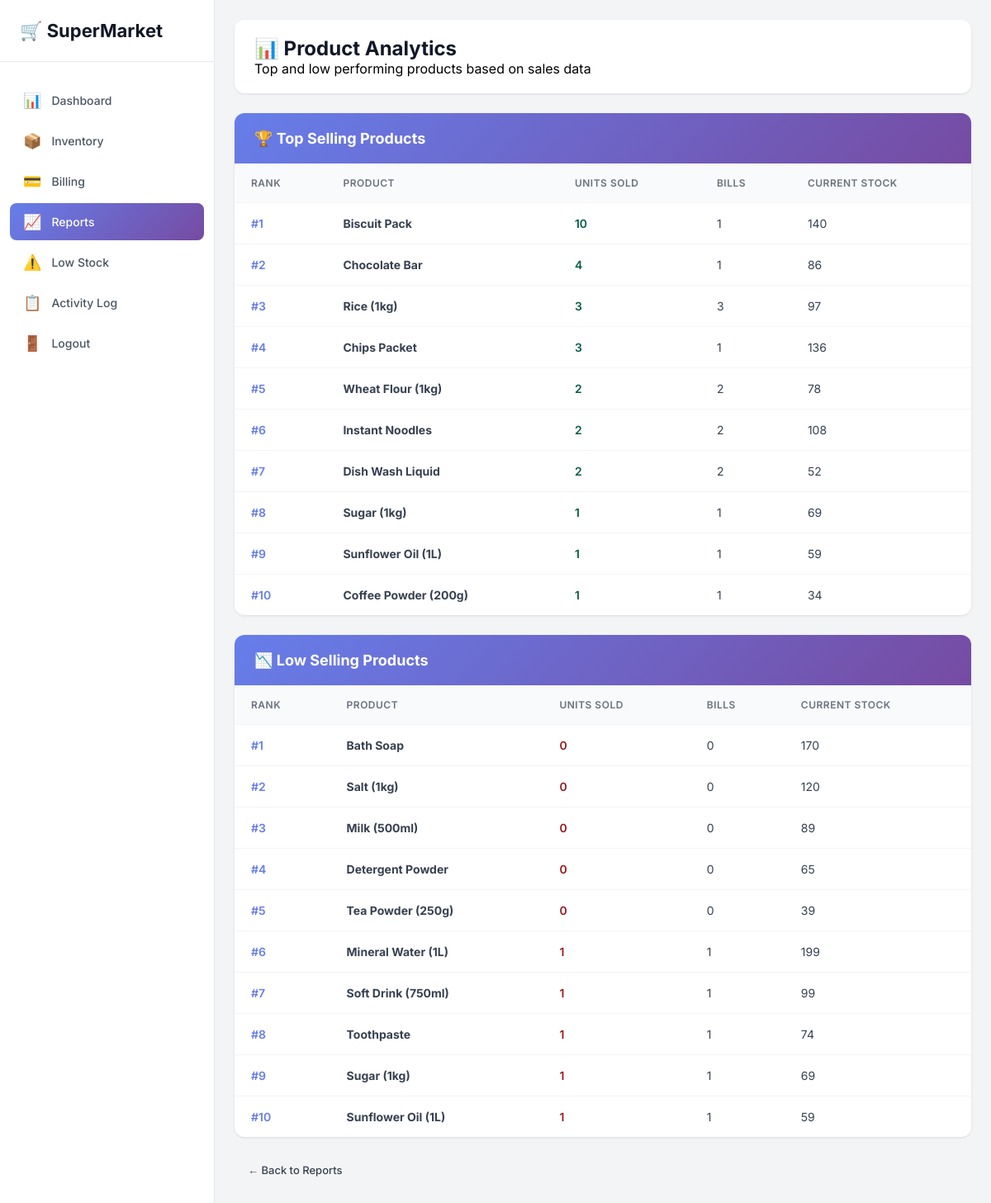
The page /product_analytics (signed in) on the database its author committed.
### tables this page shows
CREATE TABLE products (
            id INTEGER PRIMARY KEY AUTOINCREMENT,
            name TEXT UNIQUE,
            price REAL,
            gst REAL,
            stock INTEGER,
            product_code TEXT UNIQUE
        , cost_price REAL DEFAULT 0);

### app.py (the view)
@app.route("/product_analytics")
@login_required
@admin_required
def product_analytics():
    conn = get_db_connection()
    cur = conn.cursor()
    cur.execute("""
        SELECT p.name, p.id, SUM(ABS(sm.change_qty)) as total_sold,
               COUNT(DISTINCT sm.reference_id) as bills_count,
               p.stock as current_stock
        FROM stock_movements sm
        JOIN products p ON sm.product_id = p.id
        WHERE sm.movement_type = 'SALE'
        GROUP BY p.id, p.name, p.stock
        ORDER BY total_sold DESC
        LIMIT 10
    """)
    top_selling = cur.fetchall()
    cur.execute("""
        SELECT p.name, p.id, COALESCE(SUM(ABS(sm.change_qty)), 0) as total_sold,
               COUNT(DISTINCT sm.reference_id) as bills_count,
               p.stock as current_stock
        FROM products p
        LEFT JOIN stock_movements sm ON p.id = sm.product_id AND sm.movement_type = 'SALE'
        GROUP BY p.id, p.name, p.stock
        ORDER BY total_sold ASC, p.stock DESC
        LIMIT 10
    """)
    low_selling = cur.fetchall()
    conn.close()
    return render_template("product_analytics.html", top_selling=top_selling, low_selling=low_selling)

### app.py (called while the page is built)
def get_db_connection():
    conn = sqlite3.connect("supermarket_saas.db")
    conn.row_factory = sqlite3.Row  # Enable column access by name
    return conn

def login_required(f):
    @wraps(f)
    def decorated(*args, **kwargs):
        if "user_id" not in session:
            flash("Please login first", "warning")
            return redirect(url_for("login"))
        return f(*args, **kwargs)
    return decorated

def admin_required(f):
    @wraps(f)
    def decorated(*args, **kwargs):
        if session.get("role") != "admin":
            flash("Admin access only", "danger")
            return redirect(url_for("user_dashboard"))
        return f(*args, **kwargs)
    return decorated

### templates/product_analytics.html (shortened to what this page needs)
<!DOCTYPE html>
<html lang="en">
<head>
</head>
<body>
    <aside class="sidebar">
        <div class="logo"><h1>🛒 SuperMarket</h1></div>
        <ul class="nav-menu">
            <li class="nav-item"><a href="/admin" class="nav-link"><span>📊</span> Dashboard</a></li>
            <li class="nav-item"><a href="/inventory" class="nav-link"><span>📦</span> Inventory</a></li>
            <li class="nav-item"><a href="/billing" class="nav-link"><span>💳</span> Billing</a></li>
            <li class="nav-item"><a href="/reports" class="nav-link active"><span>📈</span> Reports</a></li>
            <li class="nav-item"><a href="/low_stock" class="nav-link"><span>⚠️</span> Low Stock</a></li>
            <li class="nav-item"><a href="/activity_log" class="nav-link"><span>📋</span> Activity Log</a></li>
            <li class="nav-item"><a href="/logout" class="nav-link"><span>🚪</span> Logout</a></li>
        </ul>
    </aside>
    <main class="main-content">
        <div class="header">
            <h2>📊 Product Analytics</h2>
            <p>Top and low performing products based on sales data</p>
        </div>
        <div class="analytics-grid">
            <div class="analytics-card">
                <div class="card-header">
                    <h3>🏆 Top Selling Products</h3>
                </div>
                <div class="card-content">
                    {% if top_selling %}
                    <div class="table-container">
                        <table>
                            <thead>
                                <tr>
                                    <th>Rank</th>
                                    <th>Product</th>
                                    <th>Units Sold</th>
                                    <th>Bills</th>
                                    <th>Current Stock</th>
                                </tr>
                            </thead>
                            <tbody>
                                {% for product in top_selling %}
                                <tr>
                                    <td><span class="rank">#{{ loop.index }}</span></td>
                                    <td><strong>{{ product.name }}</strong></td>
                                    <td><span class="metric metric-high">{{ product.total_sold }}</span></td>
                                    <td>{{ product.bills_count }}</td>
                                    <td>{{ product.current_stock }}</td>
                                </tr>
                                {% endfor %}
                            </tbody>
                        </table>
                    </div>
                    {% else %}
                    <div class="empty-state">
                        <h4>No sales data available</h4>
                        <p>Start making sales to see top performing products</p>
                    </div>
                    {% endif %}
                </div>
            </div>
            <div class="analytics-card">
                <div class="card-header">
                    <h3>📉 Low Selling Products</h3>
                </div>
                <div class="card-content">
                    {% if low_selling %}
                    <div class="table-container">
                        <table>
                            <thead>
                                <tr>
                                    <th>Rank</th>
                                    <th>Product</th>
                                    <th>Units Sold</th>
                                    <th>Bills</th>
                                    <th>Current Stock</th>
                                </tr>
                            </thead>
                            <tbody>
                                {% for product in low_selling %}
                                <tr>
                                    <td><span class="rank">#{{ loop.index }}</span></td>
                                    <td><strong>{{ product.name }}</strong></td>
                                    <td><span class="metric metric-low">{{ product.total_sold }}</span></td>
                                    <td>{{ product.bills_count }}</td>
                                    <td>{{ product.current_stock }}</td>
                                </tr>
                                {% endfor %}
                            </tbody>
                        </table>
                    </div>
                    {% else %}
                    <div class="empty-state">
                        <h4>No products found</h4>
                        <p>Add products to see analytics</p>
                    </div>
                    {% endif %}
                </div>
            </div>
        </div>
        <div style="margin-top: 24px;">
            <a href="/reports" class="btn btn-secondary">← Back to Reports</a>
        </div>
    </main>
</body>
</html>

### templates/product_analytics.html (style rules this page uses)
* { margin: 0; padding: 0; box-sizing: border-box; }
body { font-family: 'Inter', sans-serif; background: #f3f4f6; min-height: 100vh; }
.sidebar { position: fixed; left: 0; top: 0; bottom: 0; width: 260px; background: white; border-right: 1px solid #e5e7eb; padding: 24px 0; }
.logo { padding: 0 24px 24px; border-bottom: 1px solid #e5e7eb; margin-bottom: 24px; }
.logo h1 { font-size: 22px; color: #111827; font-weight: 700; }
.nav-menu { list-style: none; }
.nav-item { margin: 4px 12px; }
.nav-link { display: flex; align-items: center; padding: 12px 16px; color: #4b5563; text-decoration: none; border-radius: 8px; font-size: 14px; font-weight: 500; }
.nav-link.active { background: linear-gradient(135deg, #667eea, #764ba2); color: white; }
.nav-link span { margin-right: 12px; font-size: 18px; }
.main-content { margin-left: 260px; padding: 24px; }
.header { background: white; padding: 20px 24px; border-radius: 12px; margin-bottom: 24px; box-shadow: 0 1px 3px rgba(0,0,0,0.1); }
.header h2 { font-size: 24px; color: #111827; }
.analytics-grid { display: grid; grid-template-columns: repeat(auto-fit, minmax(500px, 1fr)); gap: 24px; margin-bottom: 24px; }
.analytics-card { background: white; border-radius: 12px; box-shadow: 0 1px 3px rgba(0,0,0,0.1); overflow: hidden; }
.card-header { padding: 20px 24px; background: linear-gradient(135deg, #667eea 0%, #764ba2 100%); color: white; }
.card-header h3 { font-size: 18px; margin: 0; }
.card-content { padding: 0; }
.table-container { overflow-x: auto; }
table { width: 100%; border-collapse: collapse; }
thead { background: #f9fafb; }
th { padding: 16px 20px; text-align: left; font-size: 12px; font-weight: 600; color: #6b7280; text-transform: uppercase; letter-spacing: 0.5px; }
td { padding: 16px 20px; border-top: 1px solid #f3f4f6; font-size: 14px; color: #374151; }
.rank { font-weight: 600; color: #667eea; }
.metric { font-weight: 600; }
.metric-high { color: #065f46; }
.metric-low { color: #991b1b; }
.btn { padding: 8px 16px; border: none; border-radius: 6px; font-size: 13px; font-weight: 500; cursor: pointer; text-decoration: none; display: inline-block; transition: all 0.2s; }
.btn-secondary { background: #f3f4f6; color: #374151; }

### rows shown on the page
products: name "Biscuit Pack", total_sold "10", bills_count "1", current_stock "140"
products: name "Chocolate Bar", total_sold "4", bills_count "1", current_stock "86"
products: name "Rice (1kg)", total_sold "3", bills_count "3", current_stock "97"
products: name "Chips Packet", total_sold "3", bills_count "1", current_stock "136"
products: name "Wheat Flour (1kg)", total_sold "2", bills_count "2", current_stock "78"
products: name "Instant Noodles", total_sold "2", bills_count "2", current_stock "108"
products: name "Dish Wash Liquid", total_sold "2", bills_count "2", current_stock "52"
products: name "Sugar (1kg)", total_sold "1", bills_count "1", current_stock "69"
products: name "Sunflower Oil (1L)", total_sold "1", bills_count "1", current_stock "59"
products: name "Coffee Powder (200g)", total_sold "1", bills_count "1", current_stock "34"
products: name "Bath Soap", total_sold "0", bills_count "0", current_stock "170"
products: name "Salt (1kg)", total_sold "0", bills_count "0", current_stock "120"
products: name "Milk (500ml)", total_sold "0", bills_count "0", current_stock "89"
products: name "Detergent Powder", total_sold "0", bills_count "0", current_stock "65"
products: name "Tea Powder (250g)", total_sold "0", bills_count "0", current_stock "39"
products: name "Mineral Water (1L)", total_sold "1", bills_count "1", current_stock "199"
products: name "Soft Drink (750ml)", total_sold "1", bills_count "1", current_stock "99"
products: name "Toothpaste", total_sold "1", bills_count "1", current_stock "74"
